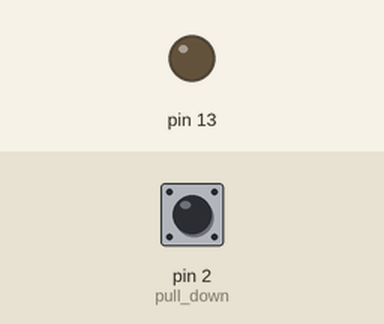
A sketch run on a simulated Arduino Uno, built with avr-gcc and run on an emulated ATmega328P. On the bench: output pins drawn as LEDs (lit = HIGH). The test bench sets the inputs (shaded band); at power-on: pin 2 (pull_down) LOW.

Above: at 1.2 s.
1.3 s: pin 2 (pull_down) pulled HIGH for 0.15 s
At 1.37 s:
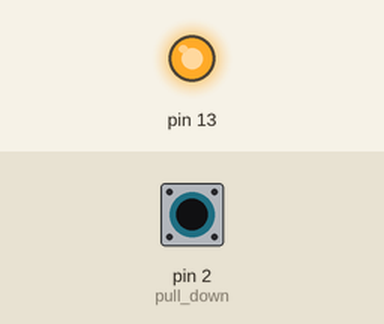
2.9 s: pin 2 (pull_down) pulled HIGH for 3.2 s
At 7.4 s:
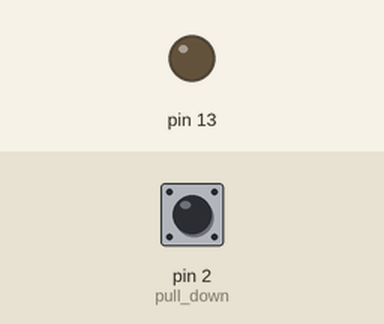
Timing chart, 0 to 8.9 s (numbered marks = the images above; inputs shaded):
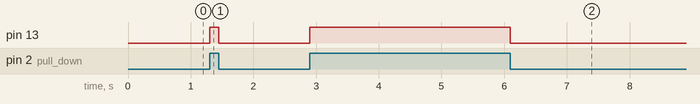

The sketch:

pull_down.ino
```cpp
void setup() {
  // put your setup code here, to run once:
  pinMode(2,INPUT);   //pull down
  pinMode(13,OUTPUT);

}

void loop() {
  // put your main code here, to run repeatedly:

  int x = digitalRead(2);
  Serial.println(x);

  if (x==HIGH){
    digitalWrite(13,HIGH);
    }

    else {
      digitalWrite(13,LOW);
      }

}
```

Measured:
- after the input at 1.3 s, pin 13: LOW → HIGH at once, → LOW 0.15 s later
- after the input at 2.9 s, pin 13: LOW → HIGH at once, → LOW 3.2 s later
